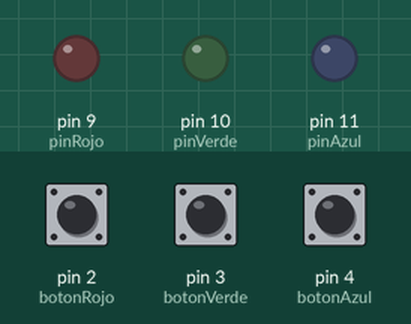
Recording of a sketch running on a simulated Arduino Uno, built with avr-gcc and run on an emulated ATmega328P. Shown: output pins drawn as LEDs (lit = HIGH). The inputs (shaded band) are chosen by the test bench; at power-on: pin 2 (botonRojo) LOW, pin 3 (botonVerde) LOW, pin 4 (botonAzul) LOW.

Above: at 1.2 s.
1.3 s: pin 2 (botonRojo) pulled HIGH for 0.15 s
At 1.37 s:
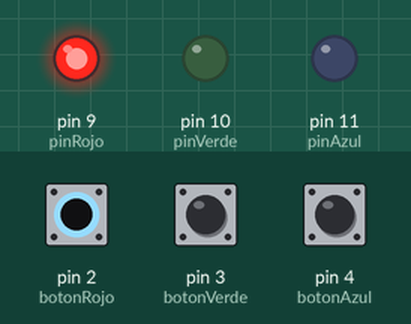
2.9 s: pin 3 (botonVerde) pulled HIGH for 0.15 s
At 2.97 s:
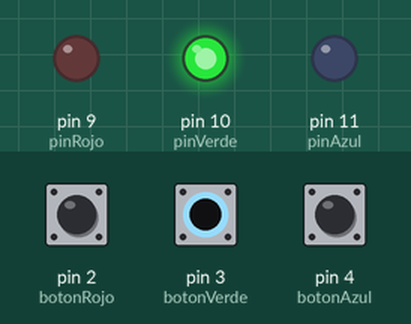
4.5 s: pin 4 (botonAzul) pulled HIGH for 0.15 s
At 4.57 s:
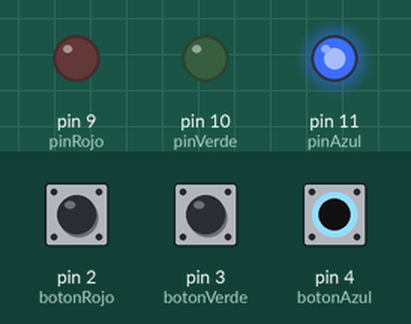
6.1 s: pin 4 (botonAzul) pulled HIGH for 3.2 s
At 9.9 s:
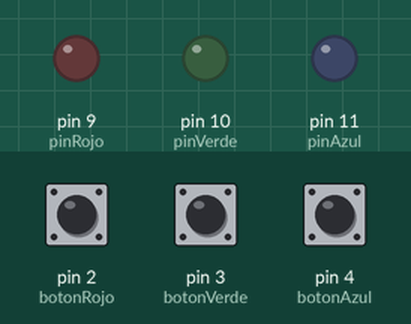
10.8 s: pin 2 (botonRojo) pulled HIGH for 3.2 s
At 12.2 s:
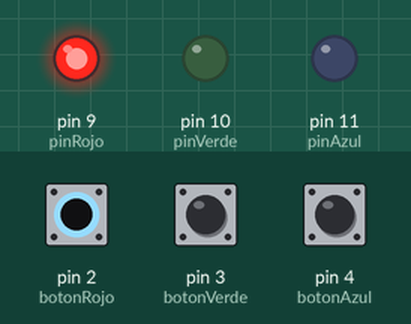
Timing chart, 0 to 15.5 s (numbered marks = the images above; inputs shaded):
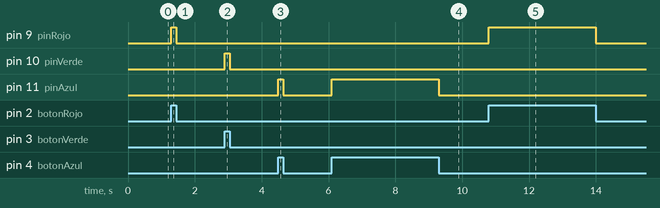

Measured:
- after the input at 1.3 s, pin 9 (pinRojo): LOW → HIGH at once, → LOW 0.15 s later
- after the input at 2.9 s, pin 10 (pinVerde): LOW → HIGH at once, → LOW 0.15 s later
- after the input at 4.5 s, pin 11 (pinAzul): LOW → HIGH at once, → LOW 0.15 s later
- after the input at 6.1 s, pin 11 (pinAzul): LOW → HIGH at once, → LOW 3.2 s later
- after the input at 10.8 s, pin 9 (pinRojo): LOW → HIGH at once, → LOW 3.2 s later

The sketch:

Para_la_clase_de_Salomon.ino
```cpp
const int pinRojo = 9;  // Pin del LED rojo
const int pinVerde = 10; // Pin del LED verde
const int pinAzul = 11;  // Pin del LED azul

const int botonRojo = 2;  // Pin del botón rojo
const int botonVerde = 3; // Pin del botón verde
const int botonAzul = 4;  // Pin del botón azul

void setup() {
  // Configurar los pines del LED como salida
  pinMode(pinRojo, OUTPUT);
  pinMode(pinVerde, OUTPUT);
  pinMode(pinAzul, OUTPUT);

  // Configurar los pines de los botones como entrada
  pinMode(botonRojo, INPUT);
  pinMode(botonVerde, INPUT);
  pinMode(botonAzul, INPUT);
}

void loop() {
  // Leer el estado de los botones
  int estadoRojo = digitalRead(botonRojo);
  int estadoVerde = digitalRead(botonVerde);
  int estadoAzul = digitalRead(botonAzul);

  // Controlar el LED según el botón pulsado
  if (estadoRojo == HIGH) {
    encenderColor(255, 0, 0); // Rojo
  } else if (estadoVerde == HIGH) {
    encenderColor(0, 255, 0); // Verde
  } else if (estadoAzul == HIGH) {
    encenderColor(0, 0, 255); // Azul
  } else {
    encenderColor(0, 0, 0); // Apagar el LED
  }
}

// Función para encender el LED con un color específico
void encenderColor(int rojo, int verde, int azul) {
  analogWrite(pinRojo, rojo);
  analogWrite(pinVerde, verde);
  analogWrite(pinAzul, azul);
}
```
